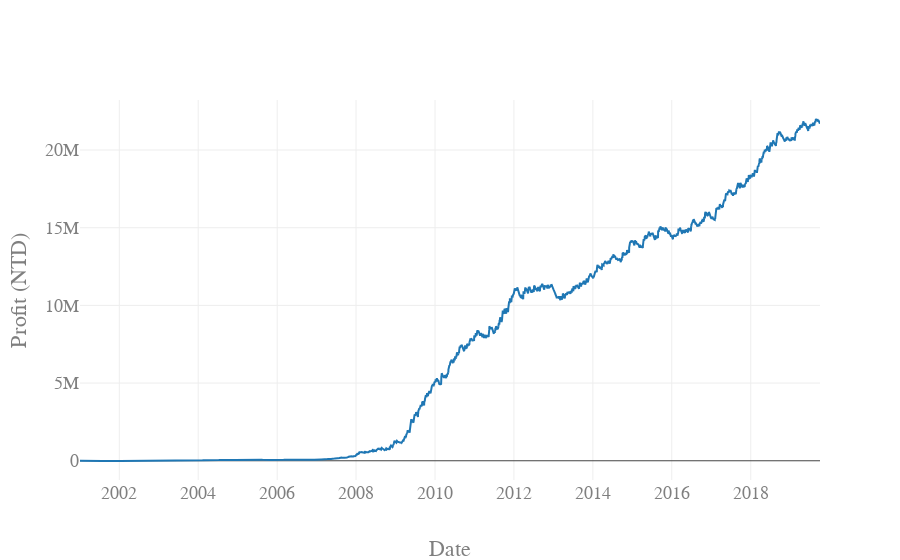

This figure's notebook cell:
### Code cell
data = [
    go.Scatter(x = earnq.date, y = earnq.accumulate)]
layout = go.Layout(
        xaxis=dict(title="Date"),
        yaxis=dict(title="Profit (NTD)"),
        font=dict(
        family="Courier New, monospace",
        size=18,
        color="#7f7f7f")
)
figure = go.Figure(data=data, layout=layout)
iplot(figure, filename='accumulate')
plot(figure, filename='accumulate_combo_better.html')

### Figure 1 — Plotly figure (JSON) as saved in the notebook; plotly's stock layout.template omitted (floating-point values rounded to 4 significant figures; data arrays with more than 128 entries replaced by an {"elided": "..."} marker saying what was removed)
{"data": [{"type": "scatter", "uid": "179a1cd6-7b9f-40fc-9c92-8e33e03fbee7", "x": {"elided": "3988 str values"}, "y": {"elided": "3988 int values"}}], "layout": {"font": {"color": "#7f7f7f", "family": "Courier New, monospace", "size": 18}, "xaxis": {"title": "Date"}, "yaxis": {"title": "Profit (NTD)"}}}
